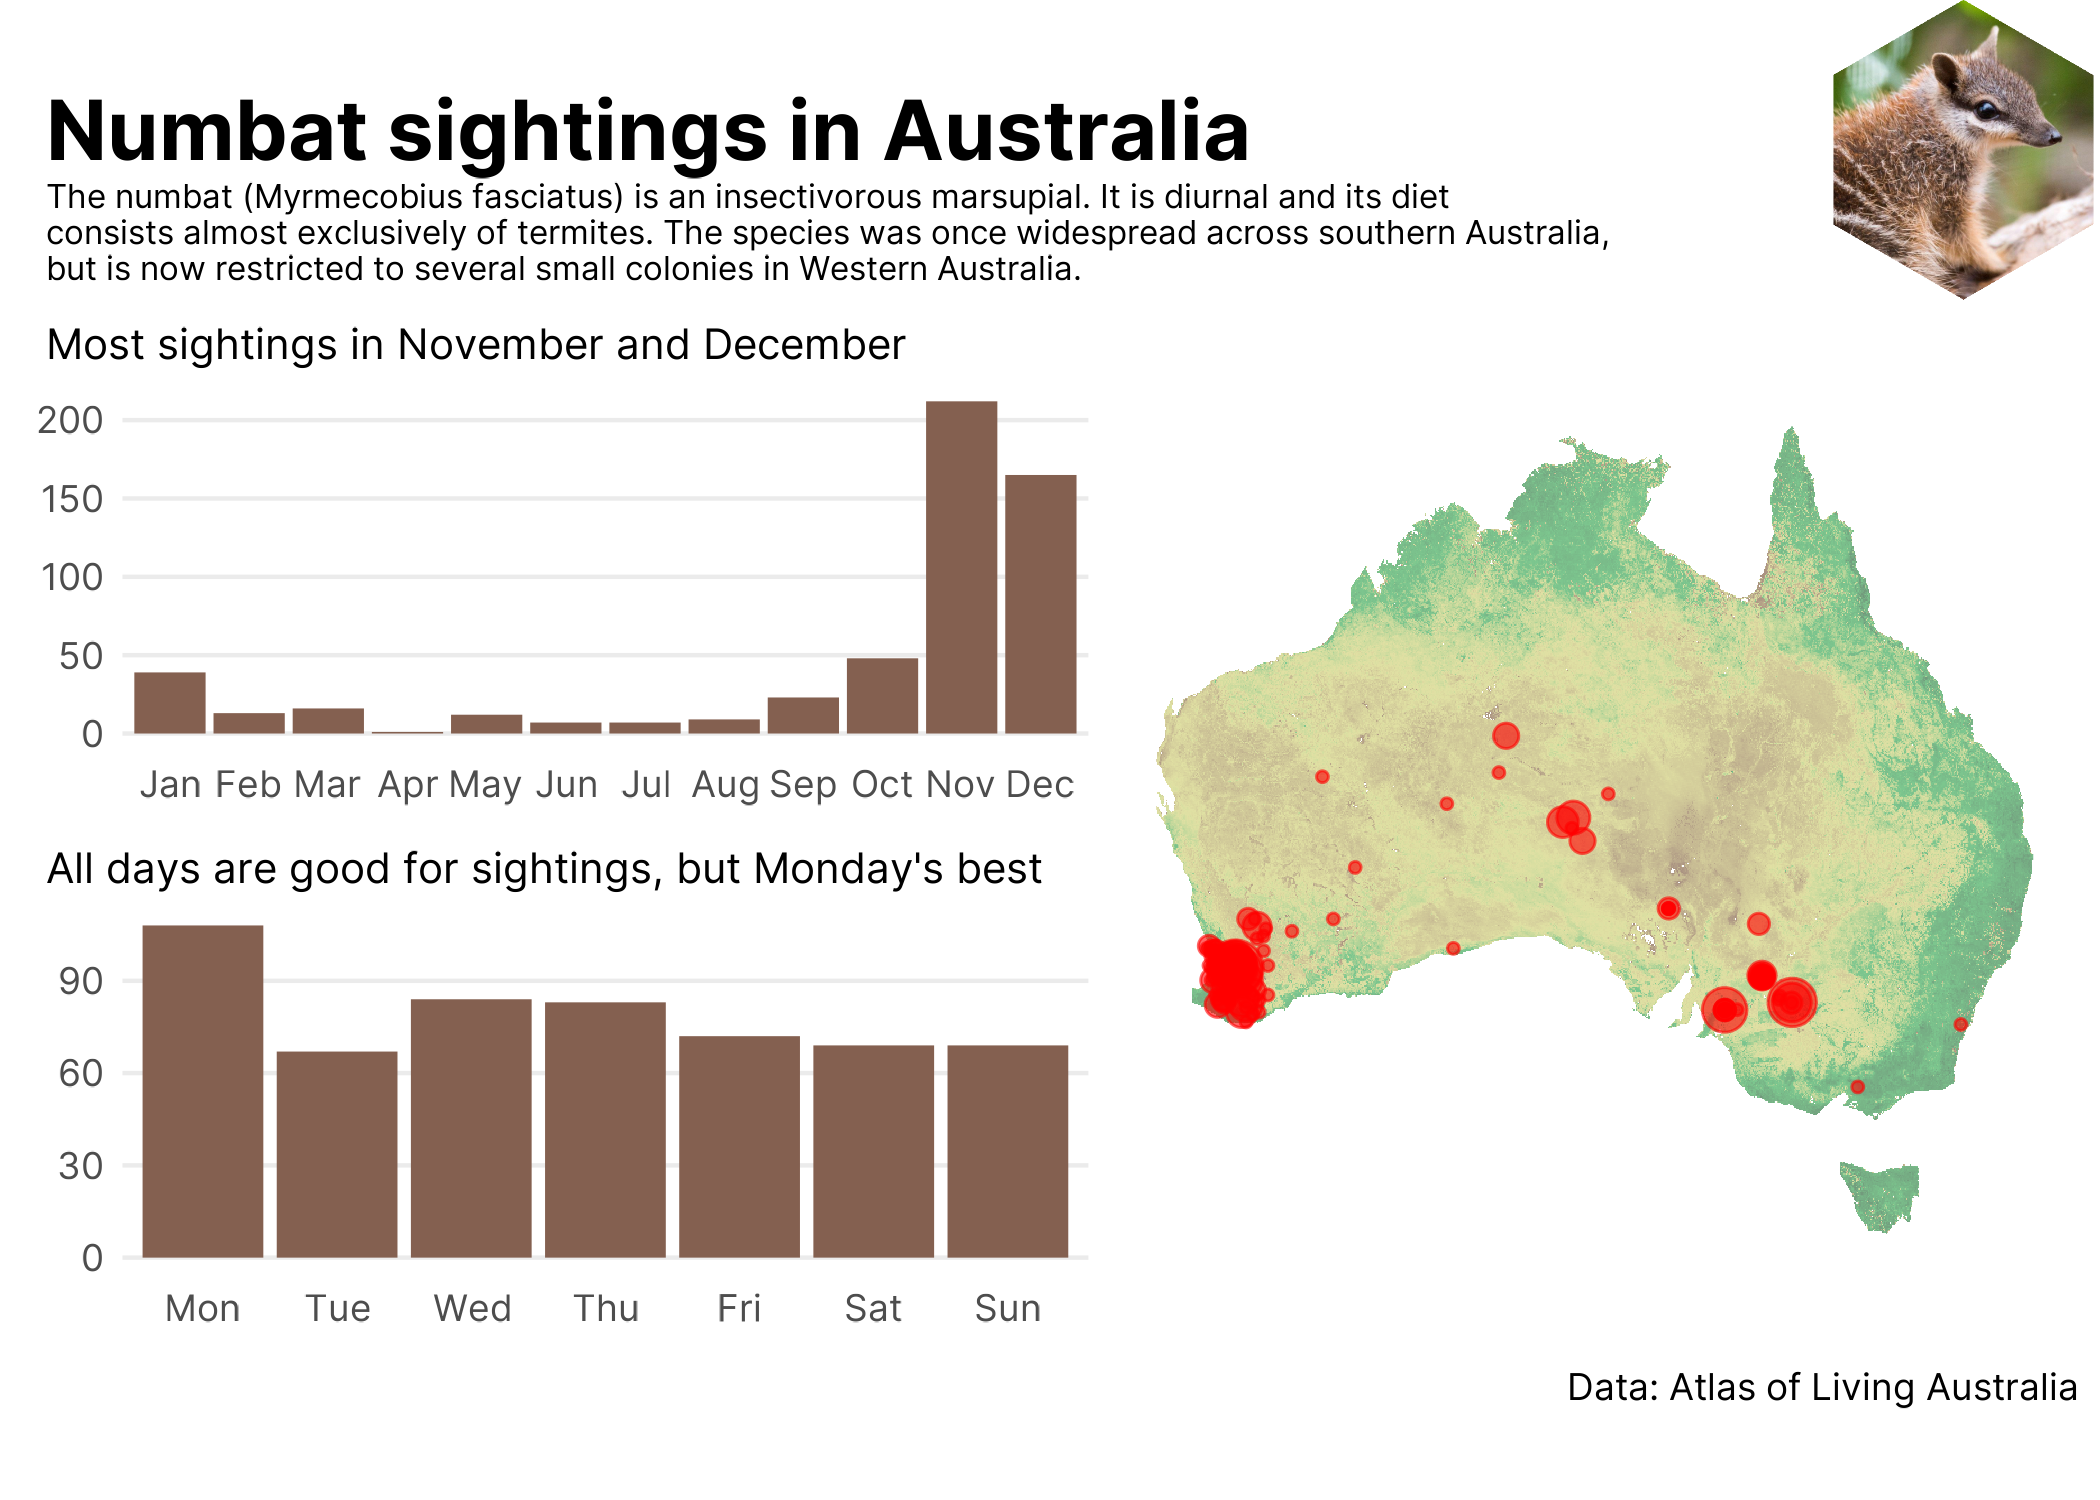

Generate this figure with R:
library(tidyverse)
library(terra)
library(tidyterra)
library(lubridate)
library(patchwork)
library(cropcircles)
library(ggimage)
library(magick)
library(showtext)

font_add_google("Inter", "font")
showtext_auto()
showtext_opts(dpi = 300)

### Logo ----

logo <- image_read(hex_crop("./img/numbat.jpg", border_size = 0))


# get dims of the logo
logo_width <- magick::image_info(center)$width
logo_height <- magick::image_info(center)$height

### Data ----

numbats <- readr::read_csv('https://raw.githubusercontent.com/rfordatascience/tidytuesday/master/data/2023/2023-03-07/numbats.csv')

numbats_points <- numbats %>% 
  count(decimalLongitude, decimalLatitude) %>% 
  drop_na()

numbats_months <- numbats %>% 
  count(month) %>% 
  mutate(month = factor(month, levels = month.abb)) %>% 
  drop_na()

numbats_days <- numbats %>% 
  count(day = wday) %>% 
  mutate(day = factor(day, levels = c("Mon", "Tue", "Wed", "Thu", "Fri", "Sat", "Sun"))) %>% 
  drop_na()

## Map courtesy of Benjamin Nowak ----
## https://twitter.com/BjnNowak/status/1633010135965597698

ndvi <- rast("https://t.co/o4oUcFrOqK")

pal_ndvi <- c(
  "#6E462C", "#CCCC66",
  "#25A244", "#208B3A",
  "#1A7431", "#10451D"
)

map <- ggplot() +
  geom_spatraster(
    data = ndvi %>% filter(NDVI > 0),
    aes(fill = NDVI),
    alpha = 0.6,
    na.rm = TRUE
  ) +
  geom_jitter(data = numbats_points,
             aes(x = decimalLongitude, y = decimalLatitude,
                 size = n), colour = "red", alpha = 0.6) +
  scale_fill_gradientn(
    colours = pal_ndvi,
    na.value = NA
  ) +
  guides(fill = "none",
         size = "none") +
  theme_void() +
  theme(
    plot.background = element_rect(fil = "#FFFFFF",
                                   colour =  NA)
  )

## Charts ----

plt_1 <- ggplot(numbats_months) +
  geom_col(aes(x = month, y = n), fill = "#846050") +
  labs(x = NULL,
       y = NULL,
       title = "Most sightings in November and December") +
  theme_minimal() +
  theme(
    text = element_text(family = "font"),
    plot.title.position = "plot",
    plot.title = element_text(size = 10),
    panel.grid.major.x = element_blank(),
    panel.grid.minor.y = element_blank()
        )

plt_2 <- ggplot(numbats_days) +
  geom_col(aes(x = day, y = n), fill = "#846050") +
  labs(x = NULL,
       y = NULL,
       title = "All days are good for sightings, but Monday's best") +
  theme_minimal() +
  theme(
    text = element_text(family = "font"),
    plot.title.position = "plot",
    plot.title = element_text(size = 10),
    panel.grid.major.x = element_blank(),
    panel.grid.minor.y = element_blank()
  )

pw <- ((plt_1 / plt_2) | map) +
  plot_annotation(
    title = "Numbat sightings in Australia",
    subtitle = str_wrap("The numbat (Myrmecobius fasciatus) is an insectivorous marsupial. It is diurnal and its diet consists almost exclusively of termites. The species was once widespread across southern Australia, but is now restricted to several small colonies in Western Australia.", 100),
    caption = "Data: Atlas of Living Australia",
    theme = theme(
      plot.title = element_text(size = 20,
                                vjust = 7,
                                face = "bold"),
      plot.subtitle = element_text(size = 8,
                                   vjust = 3)
    )
  ) &
  theme(
    text = element_text(family = "font")
  )

cowplot::ggdraw(pw) +
  cowplot::draw_image(logo, x = 1, y = 1, hjust = 1, vjust = 1, width = 0.13, height = 0.2)

ggsave("./2023/2023-10/numbats.png", device = "png", dpi = 300,
       width = 7, height = 5, bg = "white")
